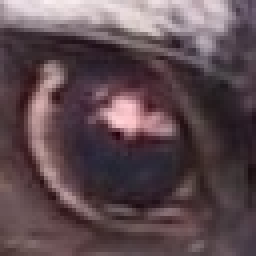
#> input picture frame_2D_alg/images/raccoon_eye.jpg, 64 x 64 px, given in place of raccoon_eye.jpeg, which was not available (shown 4 times larger)
$ python draw_adj_masks.py
#> lines starting #> are read from the running program, lines starting #| are printed output that depends on the picture
### frame_2D_alg/class_cluster.py
"""
Provide a base class for cluster objects in 2D implementation of CogAlg.

Features:
- Unique instance ids per class.
- Instances are retrievable by ids via class.
- Reduced memory usage compared to using dict.
- Methods generated via string templates so overheads caused by
differences in interfaces are mostly eliminated.
- Can be extended/modified further to support main implementation better.

"""

import weakref
from numbers import Number


NoneType = type(None)

_methods_template = '''
@property
def id(self):
    return self._id

def pack(self{pack_args}):
    """Pack all fields/params back into {typename}."""
    {pack_assignments}

def unpack(self):
    """Unpack all fields/params back into the cluster."""
    return ({param_vals})

def accumulate(self, **kwargs):
    """Add a number to specified numerical fields/params."""
    {accumulations}

def __contains__(self, item):
    return (item in {params})

def __delattr__(self, item):
    raise AttributeError("cannot delete attribute from "
                         "'{typename}' object")

def __repr__(self):
    return "{typename}({repr_fmt})" % ({numeric_param_vals})

'''

class MetaCluster(type):
    """
    Serve as a factory for creating new cluster classes.
    """
    def __new__(mcs, typename, bases, attrs):  # called right before a new class is created
        # get fields/params and numeric params
#> called with typename = 'ClusterStructure', bases = ()
        params = tuple(attr for attr in attrs
                       if not attr.startswith('_')
                       and not callable(attr))
        numeric_params = tuple(param for param in params
                               if issubclass(attrs[param], Number))

        # Fill in the template
        methods_definitions = _methods_template.format(
            typename=typename,
            params=str(params),
            param_vals=', '.join(f'self.{param}'
                                 for param in params),
            numeric_param_vals=', '.join(f'self.{param}'
                                         for param in numeric_params),
            pack_args=', '.join(param for param in ('', *params)),
            pack_assignments='; '.join(f'self.{param} = {param}'
                                  for param in params)
                             if params else 'pass',
            accumulations='; '.join(f"self.{param} += "
                                    f"kwargs.get('{param}', 0)"
                                    for param in numeric_params)
                          if params else 'pass',
            repr_fmt=', '.join(f'{param}=%r' for param in numeric_params),
        )
        # Generate methods
        namespace = dict(print=print)
        exec(methods_definitions, namespace)
        # Replace irrelevant names
        namespace.pop('__builtins__')
        namespace.pop('print')

        # Update to attrs
        attrs.update(namespace)

        # Save default types for fields/params
        for param in params:
            attrs[param + '_type'] = attrs.pop(param)
        # attrs['params'] = params
        # attrs['numeric_params'] = numeric_params

        # Add fields/params and other instance attributes
        attrs['__slots__'] = (('_id', 'hid', *params, '__weakref__')
                              if not bases else ('_id', 'hid', *params))

        # Register the new class
        cls = super().__new__(mcs, typename, bases, attrs)

        # Create container for references to instances
        cls._instances = []

        return cls

    # [26 lines left out: functions __call__, get_instance, not called in this run]

    @property
    def instance_cnt(cls):
        return len(cls._instances)


class ClusterStructure(metaclass=MetaCluster):
    """
    Base class for cluster objects in 2D implementation of CogAlg.

    Each time a new instance is created, four things are done:
    - Set initialize field/param.
    - Set id.
    - Save a weak reference of instance inside the class object.
    (meaning that if there's no other references to instance,
    it will be garbage collected, weakref to it will return None
    afterwards)
    - Set higher cluster id to None (no higher cluster structure yet)

    Examples
    --------
    >>> from frame_class import Cluster
    >>> class CP(Cluster):
    >>>     L = int  # field/param name and default type
    >>>     I = int
    >>>
    >>> P1 = CP(L=1, I=5) # initialized with values
    >>> print(P1)
    CP(L=1, I=5)

    >>> P2 = CP()  # default initialization
    >>> print(P2)
    CP(L=0, I=0)

    >>> print(P1.id, P2.id)  # instance's ids
    0 1

    >>> # look for object by instance's ids
    >>> print(CP.get_instance(0), CP.get_instance(1))
    CP(L=1, I=5) CP(L=0, I=0)

    >>> P2.L += 1; P2.I += 10  # assignment, fields are mutable
    >>> print(P2)
    CP(L=1, I=10)

    >>> # field/param types are not constrained, so be careful!
    >>> P2.L = 'something'
    >>> print(P2)
    CP(L='something', I=10)

    """

    def __init__(self, **kwargs):
        pass

# [3 lines that do not run on import are left out]

### frame_2D_alg/utils.py
from itertools import (repeat, accumulate, chain, starmap, tee)
import numbers
import numpy as np

import cv2

# ----------------------------------------------------------------------------
# Constants

# colors
WHITE = 255
BLACK = 0
GREY = 128
DGREY = 64
LGREY = 192

masking_val = 128  # Pixel at this value can be over-written

SIGN_MAPS = {
    'binary': {
        False: BLACK,
        True: WHITE,
    },
    'ternary': {
        0: WHITE,
        1: BLACK,
        2: GREY
    },
}

# ----------------------------------------------------------------------------
# General purpose functions

# [14 lines left out: functions bipolar, pairwise, not called in this run]


def flatten(listOfLists):
    "Flatten one level of nesting"
    return chain.from_iterable(listOfLists)


def minmax(iterable, min=min, max=max, tee=tee):
    a, b = tee(iterable)
    return min(a), max(b)


# [4 lines left out: function array2image, not called in this run]


def imread(filename, raise_if_not_read=True):
    "Read an image in grayscale, return array."
#> called with filename = './images//raccoon_eye.jpeg', raise_if_not_read = True
    try:
        return cv2.imread(filename, 0).astype(int)
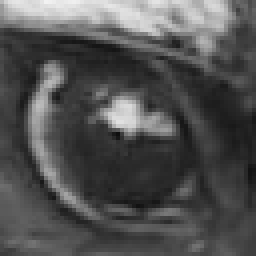
#> returned value: shape (64, 64) int64 (shown 4 times larger); min 15, max 242, mean 81.4
    except AttributeError:
        if raise_if_not_read:
            raise SystemError('image is not read')
        else:
            print('Warning: image is not read')
            return None


def imwrite(filename, img):
    "Write image with cv2.imwrite."
    cv2.imwrite(filename, img)

# ----------------------------------------------------------------------------
# Blob slicing

# [39 lines left out: functions slice_to_box, localize, not called in this run]


def shrink(shape, x, axes=(0, 1)):
    '''Return shape tuple that is shrunken by x units.'''
    return tuple(X - x if axis in axes else X for axis, X in enumerate(shape))

# ----------------------------------------------------------------------------
# Blob drawing

# [203 lines left out: functions map_sub_blobs, map_frame_binary, map_frame, draw_blob, draw_stack, stack_box and 5 more, not called in this run]

# ---------------------------------------------------------------------
# ----------------------------------------------------------------------------

### frame_2D_alg/draw_adj_masks.py
from utils import *
from frame_blobs import *
import argparse

# Main #

argument_parser = argparse.ArgumentParser()
argument_parser.add_argument('-i', '--image', help='path to image file', default='./images//raccoon_eye.jpeg')
argument_parser.add_argument('-v', '--verbose', help='print details, useful for debugging', type=int, default=0)
argument_parser.add_argument('-n', '--intra', help='run intra_blobs after frame_blobs', type=int, default=0)
argument_parser.add_argument('-r', '--render', help='render the process', type=int, default=0)
argument_parser.add_argument('-z', '--zoom', help='zooming ratio when rendering', type=float, default=None)
arguments = vars(argument_parser.parse_args())
image = imread(arguments['image'])
verbose = arguments['verbose']
intra = arguments['intra']
render = arguments['render']
rendering_zoom = arguments['zoom']

#> (the run stopped early here; a loop or call above may not have finished)

$ run again, with frame_2D_alg/images/toucan.jpg copied over frame_2D_alg/images/raccoon_eye.jpg
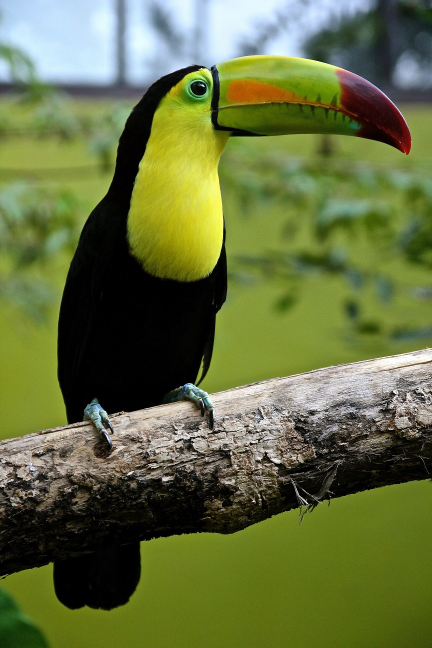
#> input picture frame_2D_alg/images/toucan.jpg, 864 x 1296 px, given in place of raccoon_eye.jpeg, which was not available (shown at 1/2 size)
#> in imread, `return cv2.imread(filename, 0).astype(int)`:
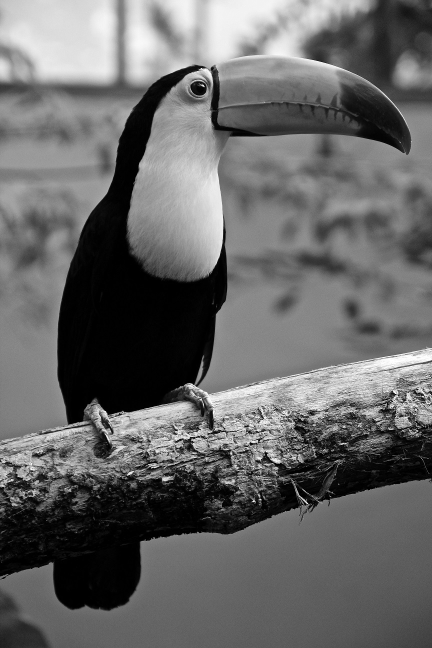
#> returned value: shape (1296, 864) int64 (shown at 1/2 size); min 0, max 255, mean 102.9

$ run again, with frame_2D_alg/images/toucan_head.jpg copied over frame_2D_alg/images/raccoon_eye.jpg
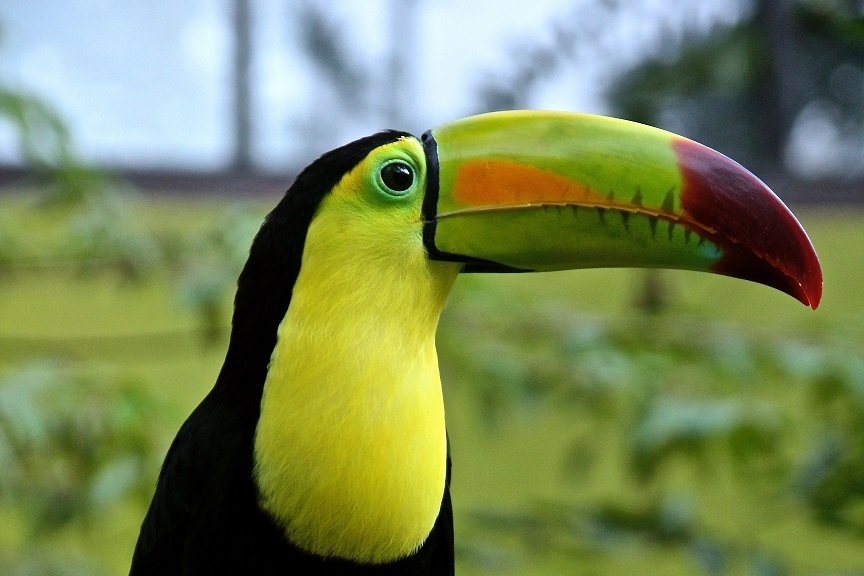
#> input picture frame_2D_alg/images/toucan_head.jpg, 864 x 576 px, given in place of raccoon_eye.jpeg, which was not available
#> in imread, `return cv2.imread(filename, 0).astype(int)`:
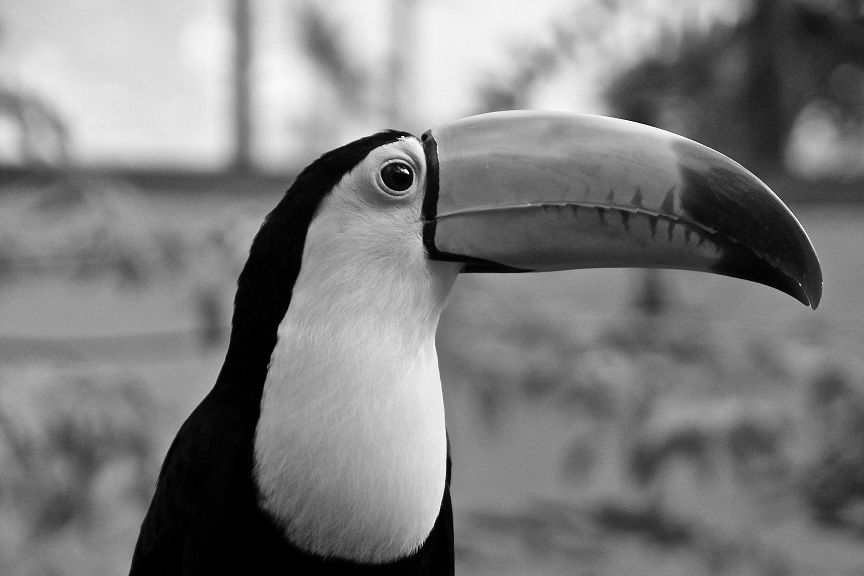
#> returned value: shape (576, 864) int64; min 0, max 255, mean 125.1
